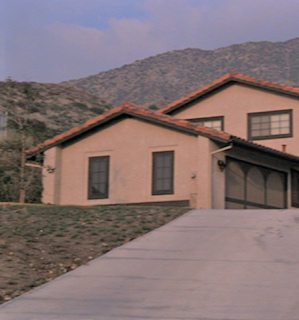
#> input picture image1_crop1.jpg, 299 x 320 px
$ jupyter execute 'Lab Exercise - 6.ipynb'
#> lines starting #> are read from the running program, lines starting #| are printed output that depends on the picture; after the words box and inside, x2 and y2 are one past the last pixel; in counts of white or black regions, pixels touching at a corner belong together
# . Lab Exercise 6: RANSAC and Projective Transformations
•	Objective: Implement RANSAC for homography estimation and projective transformations.

•	Task: Use RANSAC to estimate the homography between two images, and then apply projective transformation to create a panorama or mosaic.

[cell 1]
import cv2
import numpy as np
from matplotlib import pyplot as plt

[cell 2]
# Load the images
img1 = cv2.imread("./image1_crop1.jpg")  # Reference image
#> img1 is the input picture: shape (320, 299, 3); mean B, G, R 115.4, 114, 131.5
img2 = cv2.imread("./image1_crop2.jpg")  # Image to be transformed
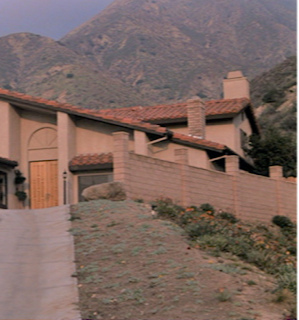
#> input picture image1_crop2.jpg, 299 x 320 px
#> img2 is the input picture: shape (320, 299, 3); mean B, G, R 97.1, 103.5, 124.7

# Convert images to grayscale for feature detection
gray1 = cv2.cvtColor(img1, cv2.COLOR_BGR2GRAY)
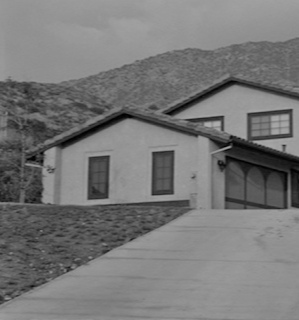
#> gray1: shape (320, 299); min 0, max 175, mean 119.4
gray2 = cv2.cvtColor(img2, cv2.COLOR_BGR2GRAY)
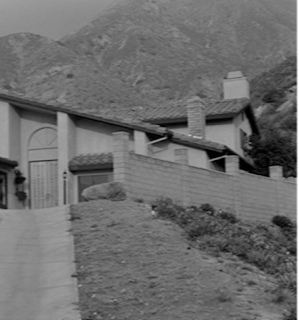
#> gray2: shape (320, 299); min 0, max 255, mean 109.1

# Display the images
plt.figure(figsize=(10, 5))
plt.subplot(1, 2, 1)
plt.imshow(cv2.cvtColor(img1, cv2.COLOR_BGR2RGB))
plt.title("Image 1")
plt.axis('off')

plt.subplot(1, 2, 2)
plt.imshow(cv2.cvtColor(img2, cv2.COLOR_BGR2RGB))
plt.title("Image 2")
plt.axis('off')
plt.show()
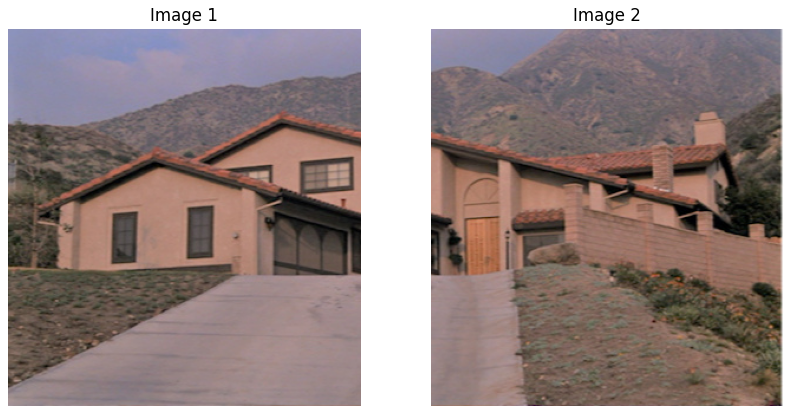
#> figure drawn by matplotlib, 2 panels

[cell 3]
# Initialize SIFT detector
sift = cv2.SIFT_create()

# Detect and compute keypoints and descriptors
keypoints1, descriptors1 = sift.detectAndCompute(gray1, None)
#> keypoints1 = 407 keypoints; strongest (x, y, size): (284, 146, 1.9), (255, 142, 2.3), (172, 112, 5.7), (250, 164, 40.2)
keypoints2, descriptors2 = sift.detectAndCompute(gray2, None)
#> keypoints2 = 568 keypoints; strongest (x, y, size): (295, 176, 2.6), (295, 83, 2.7), (293, 252, 4.2), (217, 156, 14.3)

# Match descriptors using Brute-Force matcher with cross-check
bf = cv2.BFMatcher(cv2.NORM_L2, crossCheck=True)
matches = bf.match(descriptors1, descriptors2)
#> matches = 137 matches
matches = sorted(matches, key=lambda x: x.distance)  # Sort by distance

# Draw top matches for visualization
img_matches = cv2.drawMatches(img1, keypoints1, img2, keypoints2, matches[:50], None, flags=cv2.DrawMatchesFlags_NOT_DRAW_SINGLE_POINTS)
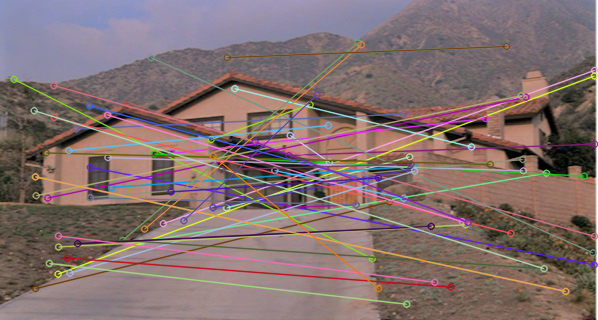
#> img_matches: shape (320, 598, 3); mean B, G, R 110.5, 111.7, 130.7

plt.figure(figsize=(15, 10))
plt.imshow(img_matches)
plt.title("Top 50 Feature Matches")
plt.axis('off')
plt.show()

[cell 4]
# Extract matched keypoints
src_pts = np.float32([keypoints1[m.queryIdx].pt for m in matches]).reshape(-1, 1, 2)
#> src_pts = 137 rows, first 8: [162.8, 223.1], [75.85, 128.6], [288.6, 155], [89.86, 166.9], [140.8, 241.6], [53.4, 85.03], [57.54, 273.6], [150.7, 57.38]
dst_pts = np.float32([keypoints2[m.trainIdx].pt for m in matches]).reshape(-1, 1, 2)
#> dst_pts = 137 rows, first 8: [295.1, 69.89], [104.4, 113.4], [295.4, 143.6], [294.6, 264.5], [247, 172.7], [295, 235.9], [295.1, 75.48], [293.4, 252.3]

# Compute homography using RANSAC
homography_matrix, mask = cv2.findHomography(src_pts, dst_pts, cv2.RANSAC, 5.0)
#> homography_matrix = [[-1.78, -0.103, 45.17], [-1.24, -1.64, 293.2], [-0.0111, -0.00422, 1]]; mask = 137 values, max 1 at index 22, min 0 at index 0, mean 0.0584
print("Homography Matrix:\n", homography_matrix)
#| Homography Matrix:
#|  [[-1.77570710e+00 -1.03449754e-01  4.51722985e+01]
#|  [-1.23848263e+00 -1.63508873e+00  2.93249466e+02]
#|  [-1.11032460e-02 -4.21596787e-03  1.00000000e+00]]

[cell 5]
# Increase or decrease the threshold as needed
homography_matrix, mask = cv2.findHomography(src_pts, dst_pts, cv2.RANSAC, 10.0)
#> homography_matrix = [[0.671, -2.82, 250.2], [0.716, -3.04, 269.3], [0.00267, -0.0113, 1]]; mask = 137 values, max 1 at index 37, min 0 at index 0, mean 0.0584
print("Updated Homography Matrix:\n", homography_matrix)
#| Updated Homography Matrix:
#|  [[ 6.71279977e-01 -2.82314469e+00  2.50163895e+02]
#|  [ 7.16472452e-01 -3.04429162e+00  2.69317233e+02]
#|  [ 2.67375886e-03 -1.13422638e-02  1.00000000e+00]]

[cell 6]
# Get dimensions for output panorama
height, width = img1.shape[:2]
#> height = 320; width = 299
warped_img2 = cv2.warpPerspective(img2, homography_matrix, (width * 2, height))
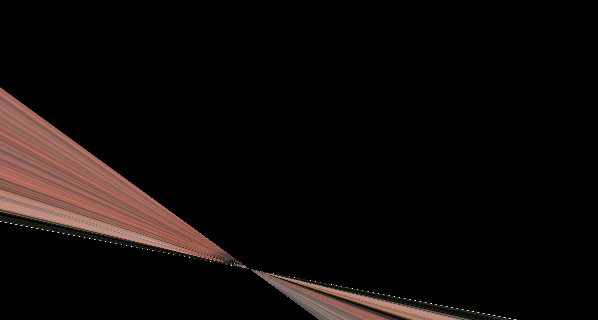
#> warped_img2: shape (320, 598, 3); mean B, G, R 9.5, 10.8, 15.6

# Place img1 onto the warped image
warped_img2[0:height, 0:width] = img1
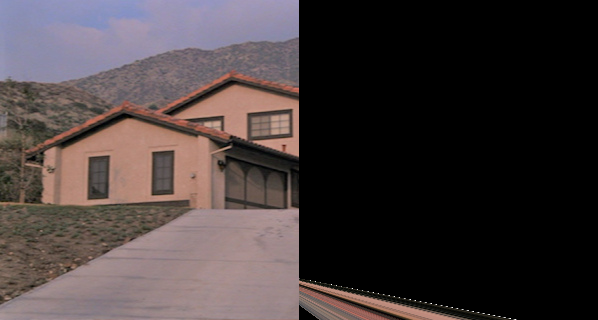
#> warped_img2: shape (320, 598, 3); mean B, G, R 59.4, 58.9, 68.2

# Display the result
plt.figure(figsize=(15, 10))
plt.imshow(cv2.cvtColor(warped_img2, cv2.COLOR_BGR2RGB))
plt.title("Panorama / Mosaic")
plt.axis('off')
plt.show()

[cell 7]
# Ensure warped_img2 and img1 have the same dimensions
height, width = img1.shape[:2]
warped_img2 = warped_img2[:height, :width]

# Create a mask for non-black pixels in warped_img2
non_black_pixels = (warped_img2 != 0).all(axis=2)  # Mask of non-black pixels
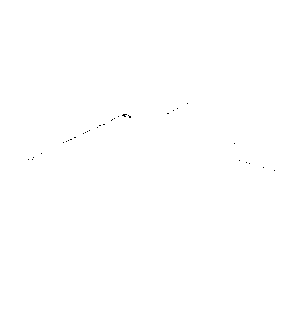
#> non_black_pixels: shape (320, 299) bool; 99.9% white; black in thin lines or dots, all inside (x1, y1, x2, y2) = (28, 103, 275, 171)

# Blend the overlapping regions
blended = cv2.addWeighted(img1, 0.5, warped_img2, 0.5, 0)  # Blend entire images

# Copy pixels from img1 where warped_img2 is black
warped_img2[~non_black_pixels] = img1[~non_black_pixels]

# Assign blended pixels to overlapping regions
warped_img2[non_black_pixels] = blended[non_black_pixels]

# Display the final panorama
plt.figure(figsize=(15, 10))
plt.imshow(cv2.cvtColor(warped_img2, cv2.COLOR_BGR2RGB))
plt.title("Blended Panorama")
plt.axis('off')
plt.show()
